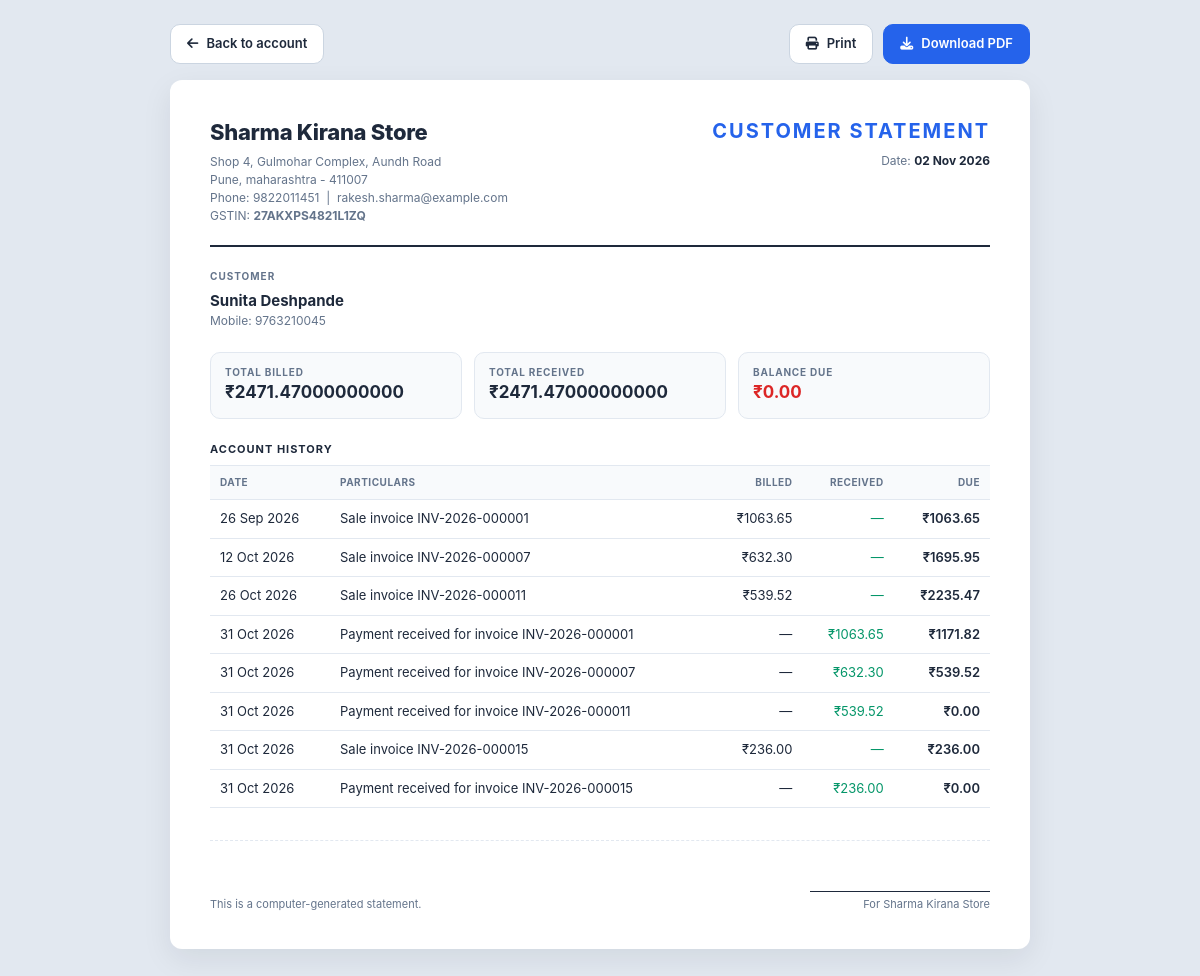
The app's page /customers/1/statement/ (signed in) with its own data.
### pharma_app/models.py (models this page shows, shortened)
class Retailer(models.Model):
    objects = ShopScopedManager("shop_type")
    all_objects = models.Manager()
    user = models.OneToOneField(CustomUser, on_delete=models.CASCADE)
    shop_name = models.CharField(max_length=200)
    owner_name = models.CharField(max_length=150)
    shop_type = models.CharField(
        max_length=20,
        choices=SHOP_TYPE_CHOICES,
        default=DEFAULT_SHOP_TYPE,
        db_index=True,
    )
    mobile = models.CharField(max_length=15)
    email = models.EmailField()
    gst_number = models.CharField(max_length=20, blank=True, null=True)
    pan_number = models.CharField(max_length=10, blank=True, null=True)
    drug_licence_number = models.CharField(max_length=50, blank=True, default="")
    drug_licence_number_2 = models.CharField(max_length=50, blank=True, default="")
    address = models.TextField()
    city = models.CharField(max_length=100)
    state = models.CharField(max_length=100)
    pincode = models.CharField(max_length=10)
    is_active = models.BooleanField(default=True)
    created_at = models.DateTimeField(auto_now_add=True)
    updated_at = models.DateTimeField(auto_now=True)

class Customer(models.Model):
    objects = ShopScopedManager("retailer__shop_type")
    all_objects = models.Manager()
    retailer = models.ForeignKey(
        Retailer,
        on_delete=models.CASCADE,
        related_name="customers",
        db_index=True,
    )
    customer_name = models.CharField(
        max_length=200,
        verbose_name="Customer Name",
    )
    mobile = models.CharField(
        max_length=15,
        verbose_name="Mobile Number",
    )
    email = models.EmailField(
        blank=True,
        null=True,
        verbose_name="Email Address",
    )
    address = models.TextField(
        blank=True,
        null=True,
        verbose_name="Address",
    )
    gst_number = models.CharField(
        max_length=20,
        blank=True,
        null=True,
        verbose_name="GST Number",
    )
    opening_balance = models.DecimalField(
        max_digits=12,
        decimal_places=2,
        default=Decimal("0.00"),
        validators=[MinValueValidator(Decimal("0.00"))],
        verbose_name="Opening Balance",
        help_text="Outstanding amount brought forward from previous records.",
    )
    credit_limit = models.DecimalField(
        max_digits=12,
        decimal_places=2,
        default=Decimal("0.00"),
        validators=[MinValueValidator(Decimal("0.00"))],
        verbose_name="Credit Limit",
    )
    PRICE_LEVEL_RETAIL = "retail"
    PRICE_LEVEL_WHOLESALE = "wholesale"
    PRICE_LEVEL_CHOICES = [
        (PRICE_LEVEL_RETAIL, "Retail"),
        (PRICE_LEVEL_WHOLESALE, "Wholesale"),
    ]
    price_level = models.CharField(
        max_length=10,
        choices=PRICE_LEVEL_CHOICES,
        default=PRICE_LEVEL_RETAIL,
    )
    state = models.CharField(max_length=50, blank=True, default="")
    is_active = models.BooleanField(
        default=True,
        db_index=True,
        verbose_name="Active",
    )
    created_at = models.DateTimeField(
        auto_now_add=True,
    )
    updated_at = models.DateTimeField(
        auto_now=True,
    )
    class Meta:
        verbose_name = "Customer"
        verbose_name_plural = "Customers"
        ordering = ["customer_name"]
        constraints = [
            models.UniqueConstraint(
                fields=["retailer", "mobile"],
                name="unique_customer_mobile_per_retailer",
            ),
        ]
        indexes = [
            models.Index(
                fields=["retailer", "is_active"],
                name="customer_retailer_active_idx",
            ),
            models.Index(
                fields=["retailer", "mobile"],
                name="customer_retailer_mobile_idx",
            ),
            models.Index(
                fields=["retailer", "customer_name"],
                name="customer_retailer_name_idx",
            ),
        ]

class CustomerLedger(models.Model):
    objects = ShopScopedManager("customer__retailer__shop_type")
    all_objects = models.Manager()
    customer = models.ForeignKey(
        Customer,
        on_delete=models.PROTECT,
        related_name="ledger_entries",
        db_index=True,
    )
    sale = models.ForeignKey(
        Sale,
        on_delete=models.PROTECT,
        related_name="ledger_entries",
        null=True,
        blank=True,
        db_index=True,
    )
    payment = models.ForeignKey(
        Payment,
        on_delete=models.PROTECT,
        related_name="ledger_entries",
        null=True,
        blank=True,
        db_index=True,
    )
    sale_return = models.ForeignKey(
        "SaleReturn",
        on_delete=models.PROTECT,
        related_name="ledger_entries",
        null=True,
        blank=True,
    )
    date = models.DateField()
    debit = models.DecimalField(
        max_digits=12,
        decimal_places=2,
        default=Decimal("0.00"),
    )
    credit = models.DecimalField(
        max_digits=12,
        decimal_places=2,
        default=Decimal("0.00"),
    )
    balance = models.DecimalField(
        max_digits=12,
        decimal_places=2,
        default=Decimal("0.00"),
        editable=False,
    )
    remarks = models.TextField(
        blank=True,
        null=True,
    )
    created_at = models.DateTimeField(
        auto_now_add=True,
    )
    class Meta:
        verbose_name = "Customer Ledger"
        verbose_name_plural = "Customer Ledgers"
        ordering = ["date", "id"]
        indexes = [
            models.Index(
                fields=["customer", "date"],
                name="ledger_customer_date_idx",
            ),
            models.Index(
                fields=["customer", "sale"],
                name="ledger_customer_sale_idx",
            ),
            models.Index(
                fields=["customer", "payment"],
                name="ledger_customer_payment_idx",
            ),
        ]

### pharma_app/account_views.py (the view)
# urls.py: path("customers/<int:customer_id>/statement/", account_views.customer_statement_print, name="customer_statement"),
@login_required(login_url=LOGIN_URL)
def customer_statement_print(request, customer_id):
    customer = _get_scoped(Customer.objects.select_related("retailer"), request.user, customer_id)
    context = _customer_context(customer)
    return render(request, "account_statement.html", {
        "kind": "customer",
        "title": gettext('Customer Statement'),
        "shop": customer.retailer,
        "party_label": "Customer",
        "party_name": customer.customer_name,
        "party_lines": [
            f"Mobile: {customer.mobile}",
            customer.email or "",
            customer.address or "",
            f"GSTIN: {customer.gst_number}" if customer.gst_number else "",
        ],
        "summary": [
            ("Total billed", context["total_billed"]),
            ("Total received", context["total_paid"]),
            ("Balance due", context["balance"]),
        ],
        "debit_label": "Billed",
        "credit_label": "Received",
        "balance_label": "Due",
        "rows": context["statement"],
        "back_url": reverse("customer_account", args=[customer.id]),
        "file_name": f"Statement-{customer.customer_name}",
        "auto_download": request.GET.get("download") == "1",
        "today": timezone.localdate(),
    })

### pharma_app/templates/account_statement.html (shortened to what this page needs)
{% load i18n i18n_extras %}{% load static %}<!DOCTYPE html>
<html lang="en">
<head>
    <link href="https://cdnjs.cloudflare.com/ajax/libs/font-awesome/6.4.0/css/all.min.css" rel="stylesheet">
    <link rel="stylesheet" href="{% static 'css/print_doc.css' %}">
</head>
<body data-auto-download="{% if auto_download %}1{% endif %}">
    <div class="toolbar">
        <div class="group">
            <a href="{{ back_url }}" class="tool-btn"><i class="fas fa-arrow-left"></i> {% translate "Back to account" %}</a>
        </div>
        <div class="group">
            <button type="button" class="tool-btn" id="printBtn"><i class="fas fa-print"></i> {% translate "Print" %}</button>
            <button type="button" class="tool-btn primary" id="downloadPdfBtn"><i class="fas fa-download"></i> {% translate "Download PDF" %}</button>
        </div>
    </div>
    <div class="doc" id="docSheet" data-file-name="{{ file_name }}">
        <div class="doc-header">
            <div>
                <div class="shop-name">{{ shop.shop_name }}</div>
                <div class="shop-meta">
                    {{ shop.address }}<br>
                    {{ shop.city }}, {{ shop.state }} - {{ shop.pincode }}<br>
                    {% translate "Phone:" %} {{ shop.mobile }}{% if shop.email %} &nbsp;|&nbsp; {{ shop.email }}{% endif %}
                    {% if shop.gst_number %}<br>GSTIN: <strong>{{ shop.gst_number }}</strong>{% endif %}
                </div>
            </div>
            <div class="doc-title">
                <h1>{{ title }}</h1>
                <div class="meta">{% translate "Date:" %} <strong>{{ today|date:"d M Y" }}</strong></div>
            </div>
        </div>
        <div class="parties">
            <div>
                <div class="party-label">{{ party_label }}</div>
                <div class="party-name">{{ party_name }}</div>
                <div class="party-meta">
                    {% for line in party_lines %}{% if line %}{{ line }}<br>{% endif %}{% endfor %}
                </div>
            </div>
        </div>
        <div class="summary-strip">
            {% for label, value in summary %}
            <div><span>{{ label|tr }}</span><strong>₹{{ value }}</strong></div>
            {% endfor %}
        </div>
        <div class="section-label">{% translate "Account history" %}</div>
        <div class="table-wrap">
            <table class="grid">
                <thead>
                    <tr>
                        <th>{% translate "Date" %}</th>
                        <th>{% translate "Particulars" %}</th>
                        <th class="num">{{ debit_label }}</th>
                        <th class="num">{{ credit_label }}</th>
                        <th class="num">{{ balance_label }}</th>
                    </tr>
                </thead>
                <tbody>
                    {% for row in rows %}
                    <tr>
                        <td>{{ row.date|date:"d M Y"|default:"—" }}</td>
                        <td>
                            {{ row.particulars }}
                        </td>
                        <td class="num debit">{% if row.debit %}₹{{ row.debit }}{% else %}—{% endif %}</td>
                        <td class="num credit">{% if row.credit %}₹{{ row.credit }}{% else %}—{% endif %}</td>
                        <td class="num strong">₹{{ row.balance }}</td>
                    </tr>
                    {% empty %}
                    <tr><td colspan="5" class="empty">{% translate "No transactions yet." %}</td></tr>
                    {% endfor %}
                </tbody>
            </table>
        </div>
        <div class="doc-footer">
            <div>{% translate "This is a computer-generated statement." %}</div>
            <div class="signature">
                <div class="line"></div>
                {% translate "For" %} {{ shop.shop_name }}
            </div>
        </div>
    </div>
</body>
</html>

### records on screen
Retailer: shop_name "Sharma Kirana Store", address "Shop 4, Gulmohar Complex, Aundh Road", city "Pune", state "maharashtra", pincode "411007", mobile "9822011451", email "rakesh.sharma@example.com", gst_number "27AKXPS4821L1ZQ"
Customer: customer_name "Sunita Deshpande"
CustomerLedger: date "26 Sep 2026", particulars "Sale invoice INV-2026-000001", debit "1063.65"
CustomerLedger: date "12 Oct 2026", particulars "Sale invoice INV-2026-000007", debit "632.30"
CustomerLedger: date "26 Oct 2026", particulars "Sale invoice INV-2026-000011", debit "539.52"
CustomerLedger: date "31 Oct 2026", particulars "Payment received for invoice INV-2026-000001", credit "1063.65"
CustomerLedger: date "31 Oct 2026", particulars "Payment received for invoice INV-2026-000007", credit "632.30"
CustomerLedger: date "31 Oct 2026", particulars "Payment received for invoice INV-2026-000011", credit "539.52"
CustomerLedger: date "31 Oct 2026", particulars "Sale invoice INV-2026-000015", debit "236.00"
CustomerLedger: date "31 Oct 2026", particulars "Payment received for invoice INV-2026-000015", credit "236.00"

### other values on screen
{{ title }} "CUSTOMER STATEMENT"
{{ today|date:"d M Y" }} "02 Nov 2026"
{{ party_label }} "CUSTOMER"
{{ line }} "Mobile: 9763210045"
{{ label|tr }} "TOTAL BILLED" "TOTAL RECEIVED" "BALANCE DUE"
{{ value }} "2471.47000000000" "2471.47000000000" "0.00"
{{ debit_label }} "BILLED"
{{ credit_label }} "RECEIVED"
{{ balance_label }} "DUE"
{{ row.balance }} "1063.65" "1695.95" "2235.47" "1171.82" "539.52" "0.00" "236.00" "0.00"
